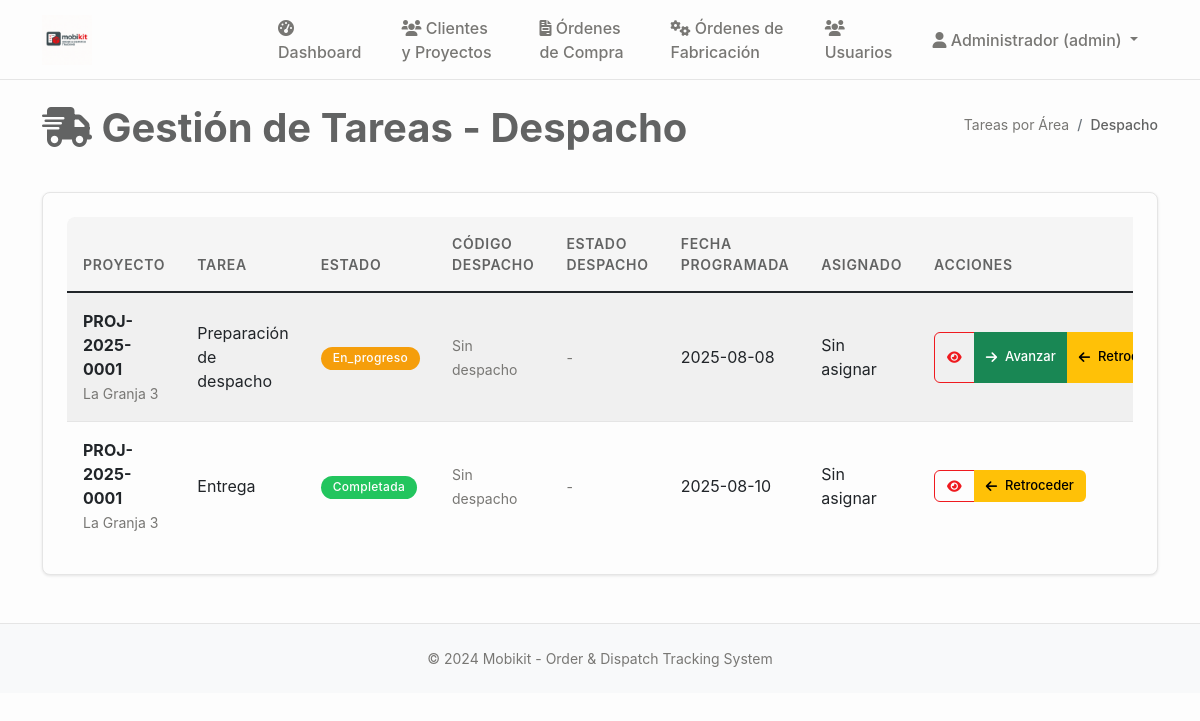
/tareas/despacho (signed in), run on an earlier commit of the app's database.
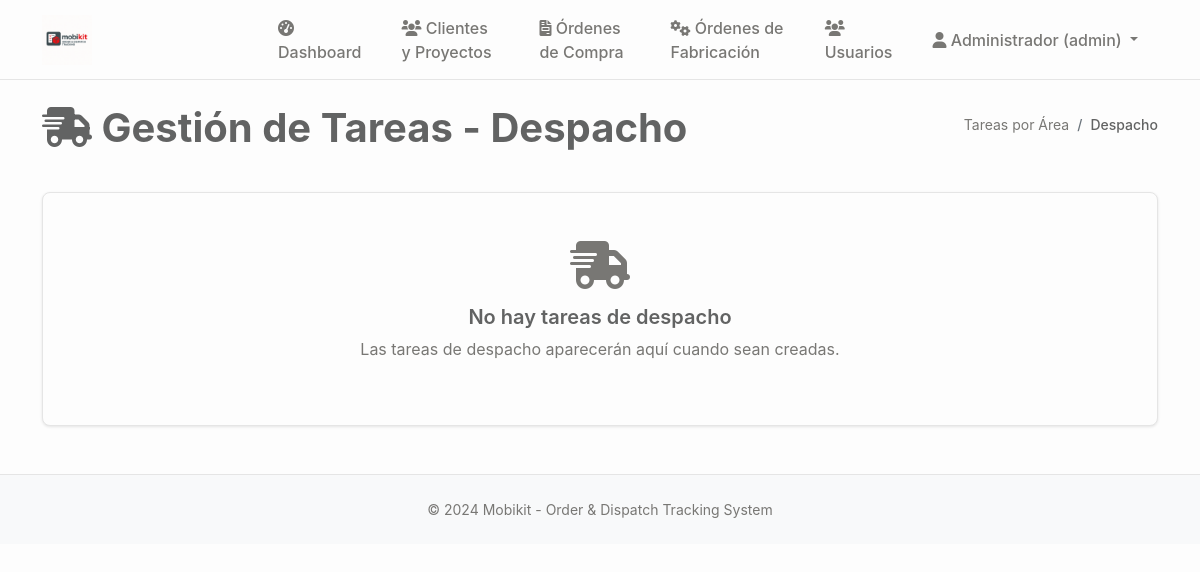
And on a later commit of the database.
### tables this page shows
CREATE TABLE tareas (
    id INTEGER PRIMARY KEY AUTOINCREMENT,
    proyecto_id INTEGER NOT NULL,
    codigo TEXT, -- Código de tarea opcional
    titulo TEXT NOT NULL,
    descripcion TEXT,
    tipo TEXT DEFAULT 'general' CHECK (tipo IN ('diseño', 'fabricación', 'control_calidad', 'embalaje', 'despacho', 'general')),
    rol_asignado TEXT NOT NULL,
    usuario_asignado_id INTEGER,
    area_id INTEGER,
    estado TEXT DEFAULT 'pendiente' CHECK (estado IN ('pendiente', 'en_progreso', 'pausada', 'completada', 'cancelada')),
    prioridad TEXT DEFAULT 'media' CHECK (prioridad IN ('baja', 'media', 'alta', 'urgente')),
    fecha_programada DATE,
    fecha_inicio TIMESTAMP,
    fecha_completada TIMESTAMP,
    tiempo_estimado INTEGER, -- En horas
    tiempo_real INTEGER, -- En horas
    dependencias TEXT, -- JSON con IDs de tareas dependientes
    observaciones TEXT,
    created_at TIMESTAMP DEFAULT CURRENT_TIMESTAMP,
    updated_at TIMESTAMP DEFAULT CURRENT_TIMESTAMP, etapa_fabricacion TEXT 
                CHECK (etapa_fabricacion IN ('seccionado', 'enchapado', 'mecanizado', 'fabricacion_completo')),
    FOREIGN KEY (proyecto_id) REFERENCES proyectos (id),
    FOREIGN KEY (usuario_asignado_id) REFERENCES usuarios (id),
    FOREIGN KEY (area_id) REFERENCES areas (id)
);

CREATE TABLE proyectos (
                id INTEGER PRIMARY KEY AUTOINCREMENT,
                codigo TEXT UNIQUE NOT NULL,
                nombre TEXT NOT NULL,
                cliente_id INTEGER NOT NULL,
                descripcion TEXT,
                estado TEXT DEFAULT 'en_desarrollo' CHECK (estado IN ('en_desarrollo', 'aprobado_produccion', 'seccionado', 'enchapado', 'mecanizado', 'produccion_completa', 'embalando', 'listo_despacho', 'entregado', 'cancelado')),
                prioridad TEXT DEFAULT 'media' CHECK (prioridad IN ('baja', 'media', 'alta', 'urgente')),
                fecha_inicio DATE,
                fecha_entrega DATE,
                fecha_entrega_real DATE,
                diseñador_id INTEGER,
                supervisor_id INTEGER,
                presupuesto DECIMAL(12,2),
                costo_real DECIMAL(12,2),
                observaciones TEXT,
                created_at TIMESTAMP DEFAULT CURRENT_TIMESTAMP,
                updated_at TIMESTAMP DEFAULT CURRENT_TIMESTAMP, adjudicacion_tipo TEXT DEFAULT "orden_compra" CHECK (adjudicacion_tipo IN ("contrato", "orden_compra")), monto_neto DECIMAL(12,2), estado_proyecto TEXT DEFAULT "pendiente_presupuesto", monto_neto_provision DECIMAL(12,2), monto_neto_instalacion DECIMAL(12,2), fecha_estimada_inicio DATE, archivado BOOLEAN DEFAULT FALSE,
                FOREIGN KEY (cliente_id) REFERENCES clientes (id),
                FOREIGN KEY (diseñador_id) REFERENCES usuarios (id),
                FOREIGN KEY (supervisor_id) REFERENCES usuarios (id)
            );

### main.py (the view)
@app.route('/tareas/despacho')
@login_required
@role_required(['despacho', 'admin', 'general'])
def tareas_despacho():
    conn = sqlite3.connect('mobikit.db')
    cursor = conn.cursor()
    cursor.execute('''
        SELECT t.id, t.titulo, p.nombre as proyecto, p.codigo, t.estado,
               t.fecha_programada, t.descripcion, u.nombre as asignado,
               t.created_at, d.codigo_despacho, d.estado as despacho_estado
        FROM tareas t
        JOIN proyectos p ON t.proyecto_id = p.id
        LEFT JOIN usuarios u ON t.usuario_asignado_id = u.id
        LEFT JOIN despachos d ON d.proyecto_id = t.proyecto_id
        WHERE t.rol_asignado = 'despacho' OR t.tipo = 'despacho'
        ORDER BY
            CASE t.estado
                WHEN 'pendiente' THEN 1
                WHEN 'en_progreso' THEN 2
                WHEN 'completada' THEN 3
            END,
            t.fecha_programada ASC
    ''')
    tareas_list = cursor.fetchall()
    conn.close()
    return render_template('tareas_despacho.html', tareas=tareas_list)

### main.py (called while the page is built)
def login_required(f):
    @wraps(f)
    def decorated_function(*args, **kwargs):
        if 'user_id' not in session:
            return redirect(url_for('login'))
        return f(*args, **kwargs)
    return decorated_function

def role_required(roles):
    def decorator(f):
        @wraps(f)
        def decorated_function(*args, **kwargs):
            if 'user_role' not in session or session['user_role'] not in roles:
                flash('No tienes permisos para acceder a esta página', 'error')
                return redirect(url_for('dashboard'))
            return f(*args, **kwargs)
        return decorated_function
    return decorator

### templates/tareas_despacho.html (shortened to what the changed rows need)
{% extends "base.html" %}
{% block content %}
<div class="d-flex justify-content-between align-items-center mb-4">
    <h1><i class="fas fa-shipping-fast"></i> Gestión de Tareas - Despacho</h1>
</div>
<div class="card">
    <div class="card-body">
        {% if tareas %}
        <div class="table-responsive">
            <table class="table table-striped">
                <thead>
                    <tr>
                        <th>Proyecto</th>
                        <th>Tarea</th>
                        <th>Estado</th>
                        <th>Código Despacho</th>
                        <th>Estado Despacho</th>
                        <th>Fecha Programada</th>
                        <th>Asignado</th>
                        <th>Acciones</th>
                    </tr>
                </thead>
                <tbody>
                    {% for tarea in tareas %}
                    <tr>
                        <td>
                            <strong>{{ tarea[3] }}</strong><br>
                            <small class="text-muted">{{ tarea[2] }}</small>
                        </td>
                        <td>{{ tarea[1] }}</td>
                        <td>
                            <span class="badge bg-{{ 'success' if tarea[4] == 'completada' else 'warning' if tarea[4] == 'en_progreso' else 'secondary' }}">
                                {{ tarea[4]|title }}
                            </span>
                        </td>
                        <td>
                            {% if tarea[9] %}
                            <span class="badge bg-primary">{{ tarea[9] }}</span>
                            {% else %}
                            <small class="text-muted">Sin despacho</small>
                            {% endif %}
                        </td>
                        <td>
                            {% if tarea[10] %}
                            <span class="badge bg-{{ 'success' if tarea[10] == 'entregado' else 'info' if tarea[10] == 'en_transito' else 'warning' }}">
                                {{ tarea[10]|title }}
                            </span>
                            {% else %}
                            <small class="text-muted">-</small>
                            {% endif %}
                        </td>
                        <td>{{ tarea[5] if tarea[5] else 'Sin fecha' }}</td>
                        <td>{{ tarea[7] if tarea[7] else 'Sin asignar' }}</td>
                        <td>
                            <div class="btn-group" role="group">
                                <a href="{{ url_for('tarea_detalle', tarea_id=tarea[0]) }}" class="btn btn-sm btn-outline-primary">
                                    <i class="fas fa-eye"></i>
                                </a>
                                {% if tarea[4] != 'completada' %}
                                <button class="btn btn-sm btn-success" onclick="avanzarTarea({{ tarea[0] }})">
                                    <i class="fas fa-arrow-right"></i> Avanzar
                                </button>
                                {% endif %}
                                {% if session.user_role in ['admin', 'general'] and tarea[4] != 'pendiente' %}
                                <button class="btn btn-sm btn-warning" onclick="retrocederTarea({{ tarea[0] }})">
                                    <i class="fas fa-arrow-left"></i> Retroceder
                                </button>
                                {% endif %}
                            </div>
                        </td>
                    </tr>
                    {% endfor %}
                </tbody>
            </table>
        </div>
        {% else %}
        <div class="text-center py-4">
            <i class="fas fa-shipping-fast fa-3x text-muted mb-3"></i>
            <h5>No hay tareas de despacho</h5>
            <p class="text-muted">Las tareas de despacho aparecerán aquí cuando sean creadas.</p>
        </div>
        {% endif %}
    </div>
</div>
{% endblock %}

What changed in the data, as far as the page shows it:
removed tareas: codigo "PROJ-2025-0001", nombre "La Granja 3", titulo "Preparación de despacho", estado "En_progreso", fecha_programada "2025-08-08", tarea "Sin asignar"
removed tareas: codigo "PROJ-2025-0001", nombre "La Granja 3", titulo "Entrega", estado "Completada", fecha_programada "2025-08-10", tarea "Sin asignar"
Also different on the page:
text no longer shown: "PROYECTO TAREA ESTADO CÓDIGO DESPACHO ESTADO DESPACHO FECHA PROGRAMADA ASIGNADO ACCIONES"
text now shown: "No hay tareas de despacho Las tareas de despacho aparecerán aquí cuando sean creadas."
